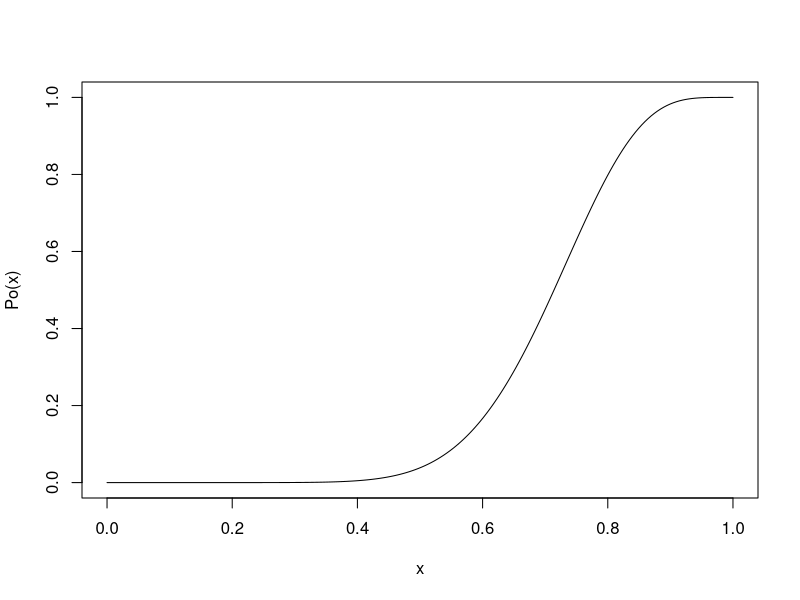

This chart was generated by the following R code:
## ---- chunk 1
n <- 16
alfa <- 0.05
round(pbinom(-0.01:n,n,0.5,lower.tail = F),6)  # empiezo de negativo porque lower.tail=F da P(X>x)
## ---- chunk 2
k <- 12
n <- 16
Po <- function(th,n=16){pbinom(k-1,n,th,lower.tail = F)}
Po <- Vectorize(Po)
curve(Po,from = 0, to = 1,n=200)
## ---- chunk 3
(th0 <- pnorm((28-29.04)/1,lower.tail = F))
# la potencia de la prueba es: 
Po(th0)
## ---- chunk 4
pnorm((28-29.04)/0.25, lower.tail = F)
## ---- chunk 5
round(pbinom(0:19, 19, 0.5),6)
## ---- chunk 6
x <- c(5.37, 5.39, 5.42, 5.51, 5.63, 5.74, 5.82, 5.83, 5.94, 5.98, 6.07, 6.07, 6.13, 6.20, 6.21, 6.23, 6.25,
       6.26, 6.26, 6.28, 6.29, 6.31, 6.35, 6.41, 6.57, 6.67, 6.81, 7.03, 7.40, 7.44, 7.82, 8.03, 8.11, 8.44,
       8.51, 8.72, 8.83, 9.04, 9.33, 9.51, 9.61, 9.68, 9.82, 10.1, 10.1, 10.1, 10., 10.1, 10.1, 10.1)
## ---- chunk 7
round(pbinom(0:50, 50, 0.5), 6)
## ---- chunk 8
round(pbinom(0:9,9,0.5),6)
## ---- chunk 9
pesos <- c(142, 134, 98, 119, 131, 103, 154, 122, 93, 137, 86, 119, 161, 144, 158, 165, 81, 117, 128, 103)
## ---- chunk 10
round(pbinom(0:20,20,0.7),6)
## ---- chunk 11
h <- c(72.6, 70.0, 71.3, 70.5, 70.8, 76.0, 70.1, 72.5, 71.1, 70.6, 71.9, 72.8)
